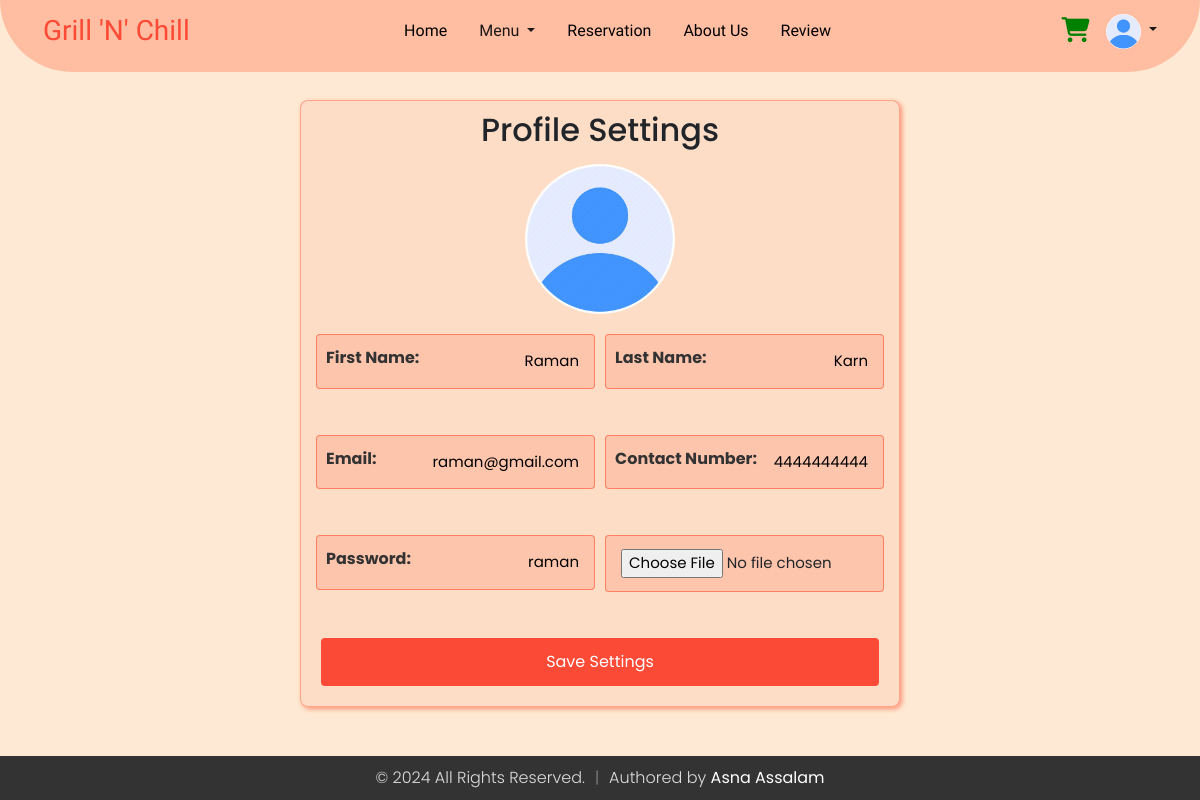
The page /profile.php (signed in) on the database its author committed.
### tables this page shows
CREATE TABLE `users` (
  `email` varchar(255) NOT NULL,
  `firstName` varchar(255) NOT NULL,
  `lastName` varchar(255) NOT NULL,
  `contact` varchar(10) NOT NULL,
  `password` varchar(255) NOT NULL,
  `dateCreated` timestamp NOT NULL DEFAULT current_timestamp(),
  `profile_image` varchar(255) NOT NULL DEFAULT 'default.jpg',
  `is_active` tinyint(1) DEFAULT 1
);

### db_connection.php (called while the page is built, shortened)
<?php
$password = "";
?>

### profile.php (the view, shortened to what this page needs)
<?php
$user_email = isset($_SESSION['email']) ? $_SESSION['email'] : '';
include 'db_connection.php';
function getUserInfo($email)
{
  global $conn;
  $stmt = $conn->prepare("SELECT firstName, lastName, email, contact, password, profile_image FROM users WHERE email = ?");
  $stmt->bind_param("s", $email);
  $stmt->execute();
  $stmt->bind_result($firstName, $lastName, $email, $contact, $password, $profile_image);
  return [
    'firstName' => $firstName ?: '',
    'lastName' => $lastName ?: '',
    'email' => $email ?: '',
    'contact' => $contact ?: '',
    'password' => $password ?: '',
    'profile_image' => $profile_image ?: 'default.jpg'
  ];
}
$user_info = getUserInfo($user_email);
?>
<!DOCTYPE html>
<html lang="en">
<head>
  <link rel="stylesheet" href="https://cdnjs.cloudflare.com/ajax/libs/font-awesome/5.15.3/css/all.min.css">
  <link rel='stylesheet' href='https://cdnjs.cloudflare.com/ajax/libs/twitter-bootstrap/4.5.2/css/bootstrap.min.css' />
  <link rel="stylesheet" href="https://cdnjs.cloudflare.com/ajax/libs/font-awesome/6.2.0/css/all.min.css" />
  <link rel="stylesheet" href="profile.css">
</head>
<body>
  <?php
  if (isset($_SESSION['userloggedin']) && $_SESSION['userloggedin']) {
    include 'nav-logged.php';
  } else {
    include 'navbar.php';
  }
  ?>
  <div class="wrapper">
    <div class="form-container">
      <h2>Profile Settings</h2>
      <img src="uploads/<?php echo htmlspecialchars($user_info['profile_image']); ?>" alt="Profile Image" class="profile-image">
      <form action="profile.php" method="post" enctype="multipart/form-data">
        <div class="form-row">
          <div class="form-group">
            <input type="text" id="firstName" name="firstName" value="<?php echo htmlspecialchars($user_info['firstName']); ?>" placeholder=" ">
            <label for="firstName">First Name:</label>
          </div>
          <div class="form-group">
            <input type="text" id="lastName" name="lastName" value="<?php echo htmlspecialchars($user_info['lastName']); ?>" placeholder=" ">
            <label for="lastName">Last Name:</label>
          </div>
        </div>
        <div class="form-row">
          <div class="form-group">
            <input type="email" id="email" name="email" value="<?php echo htmlspecialchars($user_info['email']); ?>" readonly placeholder=" ">
            <label for="email">Email:</label>
          </div>
          <div class="form-group">
            <input type="text" id="contact" name="contact" value="<?php echo htmlspecialchars($user_info['contact']); ?>" placeholder=" ">
            <label for="contact">Contact Number:</label>
          </div>
        </div>
        <div class="form-row">
          <div class="form-group">
            <input type="text" id="password" name="password" value="<?php echo htmlspecialchars($user_info['password']); ?>" placeholder=" ">
            <label for="password">Password:</label>
          </div>
          <div class="form-group">
            <input type="file" id="profile_image" name="profile_image" placeholder=" ">
          </div>
        </div>
        <button type="submit">Save Settings</button>
      </form>
    </div>
  </div>
</body>
</html>

### nav-logged.php (shortened to what this page needs)
<?php
include 'db_connection.php';
$useremail = isset($_SESSION['email']) ? $_SESSION['email'] : '';
function get_UserInfo($email)
{
  global $conn;
  $stmt = $conn->prepare("SELECT  profile_image FROM users WHERE email = ?");
  $stmt->bind_param("s", $email);
  $stmt->execute();
  $stmt->bind_result($profile_image);
  return [
    'profile_image' => $profile_image ?: 'default.jpg'
  ];
}
$userinfo = get_UserInfo($useremail);
?>
<!DOCTYPE html>
<html lang="en">
<head>
  <link href="https://cdn.jsdelivr.net/npm/bootstrap@5.3.3/dist/css/bootstrap.min.css" rel="stylesheet" />
  <link rel="stylesheet" href="https://cdnjs.cloudflare.com/ajax/libs/font-awesome/6.2.0/css/all.min.css" />
</head>
<body>
  <?php
  $current_page = basename($_SERVER['PHP_SELF']);
  ?>
  <div>
    <nav class="navbar navbar-expand-md fixed-top">
      <div class="container-fluid nav-container">
        <a class="navbar-brand me-auto logo" href="index.php">Grill 'N' Chill</a>
        <div class="offcanvas offcanvas-end" tabindex="-1" id="offcanvasNavbar" aria-labelledby="offcanvasNavbarLabel">
          <div class="offcanvas-body text-center">
            <ul class="navbar-nav justify-content-center flex-grow-1 pe-3">
              <li class="nav-item">
                <a class="nav-link mx-lg-2 <?php echo $current_page == 'index.php' ? 'active' : ''; ?>" aria-current="page" href="index.php">Home</a>
              </li>
              <li class="nav-item dropdown">
                <a class="nav-link dropdown-toggle mx-lg-2 <?php echo $current_page == 'menu.php' ? 'active' : ''; ?>" href="menu.php" role="button" aria-haspopup="true" aria-expanded="false">
                  Menu
                </a>
              </li>
              <li class="nav-item">
                <a class="nav-link mx-lg-2 <?php echo $current_page == 'index.php#Reservation' ? 'active' : ''; ?>" href="index.php#Reservation">Reservation</a>
              </li>
              <li class="nav-item">
                <a class="nav-link mx-lg-2 <?php echo $current_page == 'index.php#About-Us' ? 'active' : ''; ?>" href="index.php#About-Us">About Us</a>
              </li>
              <li class="nav-item">
                <a class="nav-link mx-lg-2 <?php echo $current_page == '#review' ? 'active' : ''; ?>" href="#review">Review</a>
              </li>
            </ul>
          </div>
        </div>
        <a class="nav-link cart <?php echo $current_page == 'cart.php' ? 'active' : ''; ?>" href="cart.php"><i class="fas fa-shopping-cart"></i>
          <span id="cart-item" class="badge badge-danger"></span></a>
        <li class="nav-item dropdown ms-3" style="list-style: none; ">
          <a href="#" class="dropdown-toggle" id="profileDropdown" data-toggle="dropdown" aria-haspopup="true" aria-expanded="false">
            <img src="uploads/<?php echo htmlspecialchars($userinfo['profile_image']); ?>" alt="Profile Picture" class="nav-profile">
          </a>
        </li>
      </div>
    </nav>
  </div>
</body>
</html>

### profile.css (style rules this page uses)
* { margin: 0; padding: 0; }
body { font-family: poppins, sans-serif; background-color: #feead4; margin: 0; padding-top: 100px; }
.wrapper { display: flex; justify-content: center; align-items: center; margin-bottom: 70px; }
.form-container { background-color: rgba(253, 108, 77, 0.1); border-color: rgba(253, 108, 77, 0.5); box-shadow: 2px 2px 5px rgba(253, 108, 77, 0.7); padding: 10px 20px 20px 20px; border-radius: 8px; border: 1px solid rgba(253, 108, 77, 0.5); width: 600px; }
.form-row { display: flex; justify-content: space-between; margin-bottom: 20px; }
.form-group { position: relative; flex: 1; margin-right: 10px; }
.form-group:last-child { margin-right: 0; }
.form-group label { position: absolute; top: 12px; left: 5px; padding: 0 5px; font-weight: bold; color: #333; transition: 0.2s; pointer-events: none; }
.form-group input[type="text"], .form-group input[type="email"], .form-group input[type="file"] { width: 100%; padding: 15px 15px 15px 15px; margin-bottom: 10px; border: 1px solid rgba(253, 108, 77, 0.8); background-color: rgba(253, 108, 77, 0.2); border-radius: 4px; box-sizing: border-box; position: relative; text-align: right; font-size: 15px; }
.form-group input[type="file"] { padding: 13px 15px 13px 15px; }
form button { width: 100%; padding: 10px; background-color: #fb4a36; color: white; border: 2px solid #fb4a36; border-radius: 4px; cursor: pointer; font-size: 16px; transition: all 0.3s ease; }
.profile-image { display: block; margin: 15px auto 20px auto; width: 150px; height: 150px; border-radius: 50%; object-fit: cover; }
h2 { text-align: center; }

### profile.php (style rules this page uses)
.wrapper { display: flex; justify-content: center; align-items: center; margin-bottom: 70px; }

### nav-logged.php (style rules this page uses)
* { margin: 0; padding: 0; }
body { background-color: #feead4; font-family: "Poppins", sans-serif; font-weight: 300; font-style: normal; }
a { color: white; text-decoration: none; }
.navbar-brand, .offcanvas-header { color: #fb4a36; font-family: "Chewy", system-ui; font-optical-sizing: auto; font-weight: 500; font-style: normal; font-size: 28px; }
.nav-container { margin-right: 30px; margin-left: 30px; padding-bottom: 15px; padding-right: 13px; padding-left: 13px; }
.nav-link { color: black; font-weight: 500; transition: 0.3s color ease; font-family: "Lexend", sans-serif; font-optical-sizing: auto; font-weight: 480; font-style: light; }
.dropdown-toggle { color: #1d1818; text-decoration: none; transition: color 0.3s ease; }
.navbar { border-bottom-left-radius: 80px; border-bottom-right-radius: 80px; padding: 5px 0px 0px 0px; background-color: #ffbda1; }
.cart { color: green; font-size: 25px; cursor: pointer; }
.nav-profile { width: 35px; height: 35px; border-radius: 50%; object-fit: cover; }
.offcanvas-body { background: #ffbda1; }

### rows shown on the page
users: profile_image (placeholder picture), firstName "Raman", lastName "Karn", email "raman@gmail.com", contact "4444444444", password "raman"
